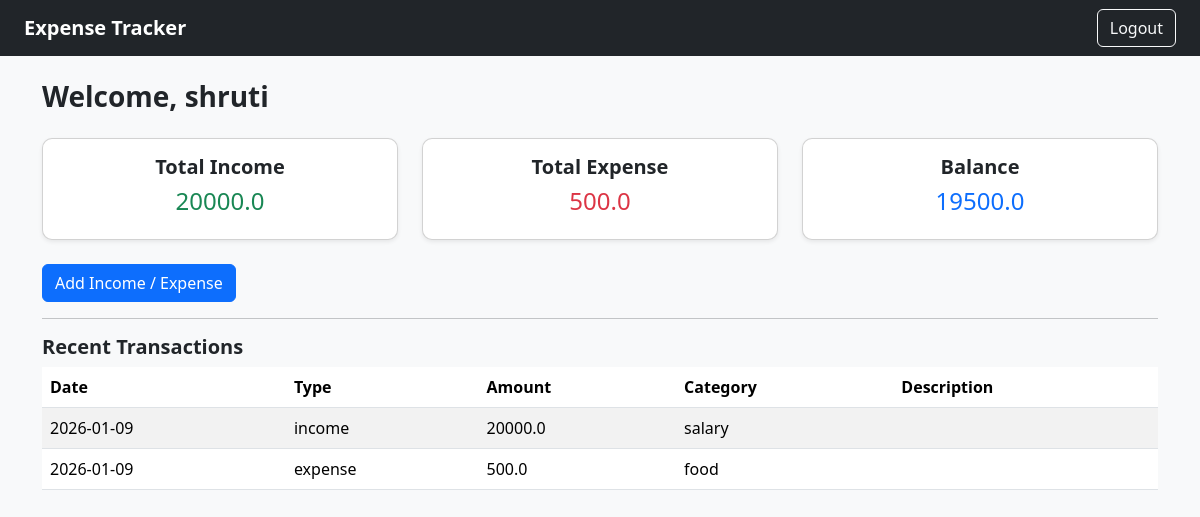
The app's page /dashboard (signed in) with its own data.
### tables this page shows
CREATE TABLE users (
        id INTEGER PRIMARY KEY AUTOINCREMENT,
        username TEXT UNIQUE,
        password TEXT
    );

CREATE TABLE transactions (
        id INTEGER PRIMARY KEY AUTOINCREMENT,
        user_id INTEGER,
        type TEXT,
        amount REAL,
        category TEXT,
        description TEXT,
        date TEXT
    );

### app.py (the view)
@app.route("/dashboard")
@login_required
def dashboard():
    conn = get_db_connection()
    income = conn.execute("""
        SELECT SUM(amount) FROM transactions
        WHERE user_id = ? AND type = 'income'
    """, (current_user.id,)).fetchone()[0] or 0
    expense = conn.execute("""
        SELECT SUM(amount) FROM transactions
        WHERE user_id = ? AND type = 'expense'
    """, (current_user.id,)).fetchone()[0] or 0
    transactions = conn.execute("""
        SELECT * FROM transactions
        WHERE user_id = ?
        ORDER BY date DESC
        LIMIT 5
    """, (current_user.id,)).fetchall()
    conn.close()
    balance = income - expense
    return render_template(
        "dashboard.html",
        income=income,
        expense=expense,
        balance=balance,
        transactions=transactions
    )

### app.py (called while the page is built)
def get_db_connection():
    conn = sqlite3.connect(DB_NAME)
    conn.row_factory = sqlite3.Row
    return conn

@login_manager.user_loader
def load_user(user_id):
    conn = get_db_connection()
    user = conn.execute(
        "SELECT * FROM users WHERE id = ?",
        (user_id,)
    ).fetchone()
    conn.close()
    if user:
        return User(user["id"], user["username"], user["password"])
    return None

### templates/dashboard.html
{% extends "base.html" %} {% block title %}Dashboard{% endblock %} {% block
content %}
<h3 class="mb-4">Welcome, {{ current_user.username }}</h3>
<div class="row text-center">
  <div class="col-md-4">
    <div class="card shadow-sm p-3">
      <h5>Total Income</h5>
      <h4 class="text-success">{{ income }}</h4>
    </div>
  </div>
  <div class="col-md-4">
    <div class="card shadow-sm p-3">
      <h5>Total Expense</h5>
      <h4 class="text-danger">{{ expense }}</h4>
    </div>
  </div>
  <div class="col-md-4">
    <div class="card shadow-sm p-3">
      <h5>Balance</h5>
      <h4 class="text-primary">{{ balance }}</h4>
    </div>
  </div>
</div>
<div class="mt-4">
  <a href="{{ url_for('add_transaction') }}" class="btn btn-primary">
    Add Income / Expense
  </a>
</div>
<hr />
<h5>Recent Transactions</h5>
<table class="table table-striped">
  <thead>
    <tr>
      <th>Date</th>
      <th>Type</th>
      <th>Amount</th>
      <th>Category</th>
      <th>Description</th>
    </tr>
  </thead>
  <tbody>
    {% for t in transactions %}
    <tr>
      <td>{{ t.date }}</td>
      <td>{{ t.type }}</td>
      <td>{{ t.amount }}</td>
      <td>{{ t.category }}</td>
      <td>{{ t.description }}</td>
    </tr>
    {% else %}
    <tr>
      <td colspan="5">No transactions yet</td>
    </tr>
    {% endfor %}
  </tbody>
</table>
{% endblock %}

### templates/base.html (shortened to what this page needs)
<!DOCTYPE html>
<html lang="en">
  <head>
    <link
      href="https://cdn.jsdelivr.net/npm/bootstrap@5.3.2/dist/css/bootstrap.min.css"
      rel="stylesheet"
    />
    <link
      rel="stylesheet"
      href="{{ url_for('static', filename='css/style.css') }}"
    />
  </head>
  <body class="bg-light">
    <nav class="navbar navbar-dark bg-dark px-4">
      <a class="navbar-brand" href="{{ url_for('dashboard') }}"
        >Expense Tracker</a
      >
      {% if current_user.is_authenticated %}
      <a class="btn btn-outline-light" href="{{ url_for('logout') }}">Logout</a>
      {% endif %}
    </nav>
    <div class="container mt-4">{% block content %}{% endblock %}</div>
  </body>
</html>

### static/css/style.css (style rules this page uses)
body { font-family: "Segoe UI", Tahoma, Geneva, Verdana, sans-serif; }
.navbar-brand { font-weight: bold; }
.card { border-radius: 10px; }
table th, table td { vertical-align: middle; }
h3, h5 { font-weight: 600; }

### records on screen
users: username "shruti"
transactions: date "2026-01-09", type "income", amount "20000.0", category "salary"
transactions: date "2026-01-09", type "expense", amount "500.0", category "food"

### other values on screen
{{ income }} "20000.0"
{{ expense }} "500.0"
{{ balance }} "19500.0"
